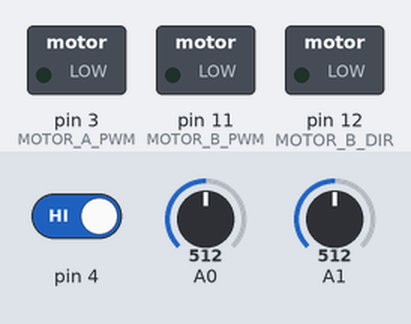
Recording of a sketch running on a simulated Arduino Uno, built with avr-gcc and run on an emulated ATmega328P. Parts: switched loads named in the sketch (green lamp = pin HIGH). Inputs (shaded band) come from the test bench; at power-on: A0 = 512, A1 = 512, pin 4 HIGH.

Above: at 1.2 s.
1.3 s: A0 set to 716
At 1.8 s:
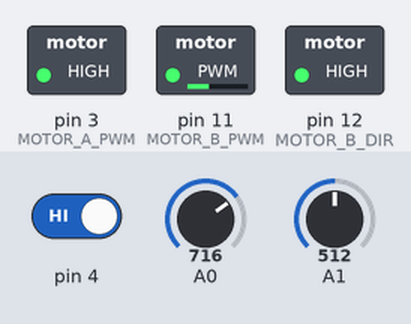
2.8 s: A1 set to 306
At 4.0 s:
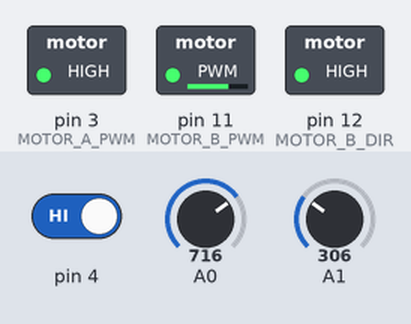
4.3 s: pin 4 driven LOW
At 5.1 s:
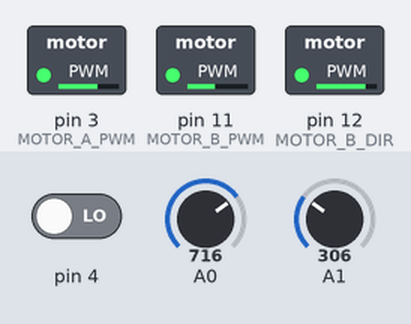
5.8 s: A0 set to 900
At 6.2 s:
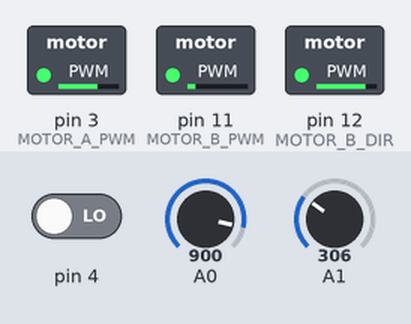
7.3 s: A1 set to 511
At 7.9 s:
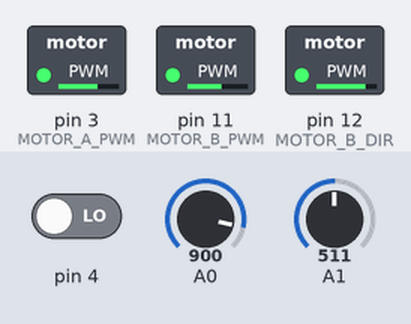
8.8 s: pin 4 driven HIGH
At 9.7 s:
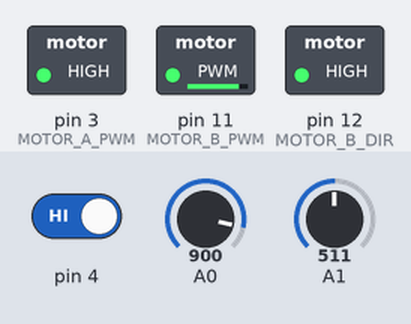
Timing chart, 0 to 11.3 s (numbered marks = the images above; inputs shaded):
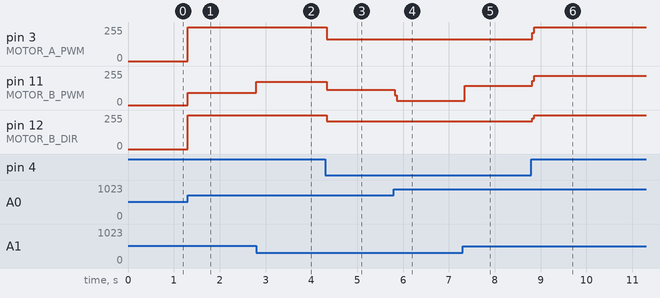

Measured:
- after the input at 1.3 s, pin 3 (MOTOR_A_PWM), pin 12 (MOTOR_B_DIR): 0/255 → 255/255 at once; pin 11 (MOTOR_B_PWM): 0/255 → 91/255 at once
- after the input at 2.8 s, pin 11 (MOTOR_B_PWM): 91/255 → 174/255 at once
- after the input at 4.3 s, pin 3 (MOTOR_A_PWM): 255/255 → 165/255 at once; pin 11 (MOTOR_B_PWM): 174/255 → 115/255 at once; pin 12 (MOTOR_B_DIR): 255/255 → 207/255 at once
- after the input at 5.8 s, pin 11 (MOTOR_B_PWM): 115/255 → 33/255 at once
- after the input at 7.3 s, pin 11 (MOTOR_B_PWM): 33/255 → 144/255 at once
- after the input at 8.8 s, pin 3 (MOTOR_A_PWM): 165/255 → 255/255 at once; pin 11 (MOTOR_B_PWM): 144/255 → 218/255 at once; pin 12 (MOTOR_B_DIR): 207/255 → 255/255 at once

The sketch:

Koleco2.ino
```cpp
#define MOTOR_B_DIR 12
#define MOTOR_B_PWM 11   //пусть мотор B - левый, а A - правый
#define MOTOR_A_PWM 3
#define MOTOR_A_DIR 5
#define maxLight 123 //надо измерить


void setup()
{
  Serial.begin( 9600 );
  pinMode( MOTOR_B_DIR, OUTPUT );
  pinMode( MOTOR_B_PWM, OUTPUT );
  pinMode(4, INPUT);
  digitalWrite( MOTOR_B_DIR, LOW );
  digitalWrite( MOTOR_B_PWM, LOW );
}

void loop()
{

  int power;
  int leftLight = analogRead(A0);
  int rightLight = analogRead(A1);
  if(digitalRead(4)==0){
    digitalWrite( MOTOR_B_DIR, LOW );
    digitalWrite( MOTOR_B_PWM, LOW);
    digitalWrite(MOTOR_A_DIR,LOW);
    digitalWrite(MOTOR_A_PWM, LOW);     //если видит чет ближе чем 20 см, останавливается
  }
  if(leftLight>rightLight){
    power=map(leftLight-rightLight,0,maxLight,0,100);
    digitalWrite( MOTOR_B_DIR, HIGH );
    analogWrite( MOTOR_B_PWM, map(100-power, 0, 100, 0, 255));
    digitalWrite(MOTOR_A_DIR,HIGH);
    analogWrite(MOTOR_A_PWM, 255);         //тут и в следующем условии я использую примерную логику движения по линии, там ее еще надо стабилизировать
  }
  if(rightLight>leftLight){
    power=map(rightLight-leftLight,0,maxLight,0,100);
    digitalWrite( MOTOR_A_DIR, HIGH );
    analogWrite( MOTOR_A_PWM, map(100-power, 0, 100, 0, 255));
    digitalWrite(MOTOR_B_DIR,HIGH);
    analogWrite(MOTOR_B_PWM, 255);
  }


        // always stop motors briefly before abrupt changes
/*        digitalWrite( MOTOR_B_DIR, LOW );
        digitalWrite( MOTOR_B_PWM, LOW );
        delay( DIR_DELAY );
        // set the motor speed and direction
        digitalWrite( MOTOR_B_DIR, HIGH ); // direction = forward
        analogWrite( MOTOR_B_PWM, 255-PWM_FAST ); // PWM speed = fast
        isValidInput = true;
        break;


  // repeat the main loop and redraw the menu...*/
}
```
